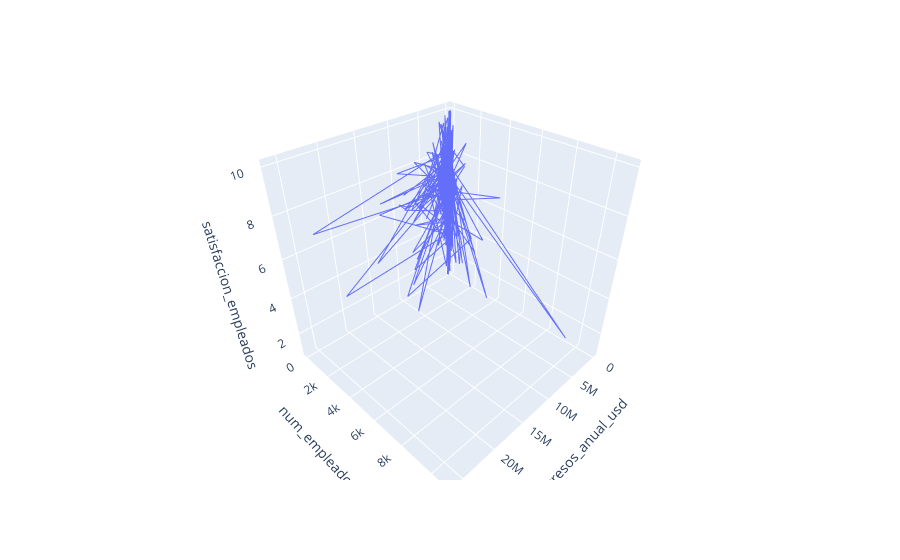

Notebook code for this chart:
### Code cell
#Line 3d

fig = px.line_3d(df, x='ingresos_anual_usd', y='num_empleados', z='satisfaccion_empleados')
fig.show()

### Figure 1 — Plotly figure (JSON) as saved in the notebook; plotly's stock layout.template omitted (floating-point values rounded to 4 significant figures; data arrays with more than 128 entries replaced by an {"elided": "..."} marker saying what was removed)
{"data": [{"hovertemplate": "ingresos_anual_usd=%{x}<br>num_empleados=%{y}<br>satisfaccion_empleados=%{z}<extra></extra>", "legendgroup": "", "line": {"color": "#636efa", "dash": "solid"}, "marker": {"symbol": "circle"}, "mode": "lines", "name": "", "scene": "scene", "showlegend": false, "type": "scatter3d", "x": {"elided": "800 float values"}, "y": {"elided": "800 int values"}, "z": {"elided": "800 float values"}}], "layout": {"legend": {"tracegroupgap": 0}, "margin": {"t": 60}, "scene": {"domain": {"x": [0, 1], "y": [0, 1]}, "xaxis": {"title": {"text": "ingresos_anual_usd"}}, "yaxis": {"title": {"text": "num_empleados"}}, "zaxis": {"title": {"text": "satisfaccion_empleados"}}}}}
